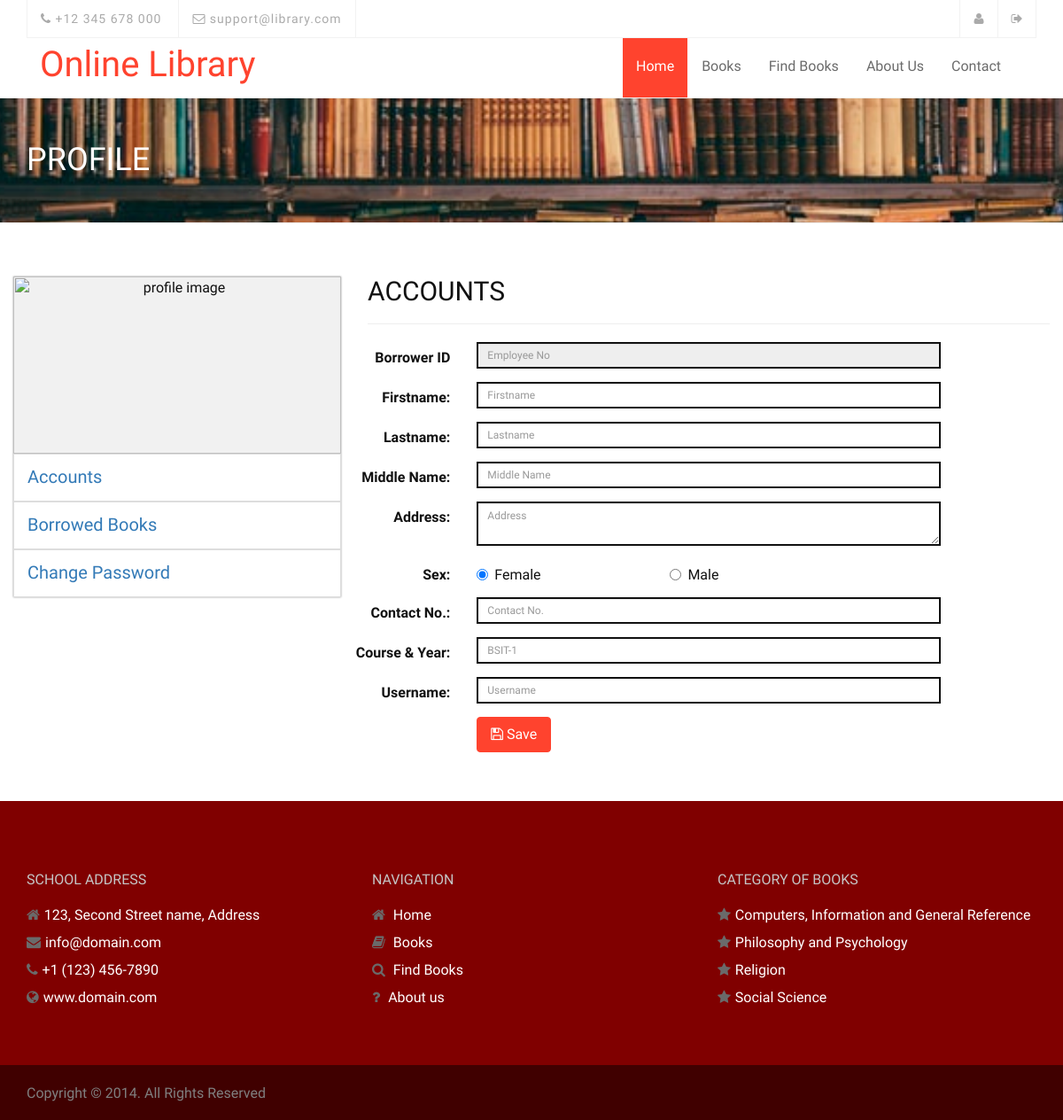
Page /borrower/index.php (signed in) on the committed database.
### tables this page shows
CREATE TABLE `tblcategory` (
  `CategoryId` int(11) NOT NULL,
  `Category` varchar(125) NOT NULL,
  `DDecimal` varchar(90) NOT NULL
);

### borrower/index.php (called while the page is built, shortened)
<?php
require_once("../include/initialize.php");
require_once ("../theme/templates.php");
?>

### include/database.php (called while the page is built, shortened)
<?php
class Database {
	var $sql_string = '';
	private $conn;
	public function open_connection() {
		$this->conn = mysqli_connect(server, user, pass);
		if (!$this->conn) {
			throw new Exception("Failed to connect to the database server: " . mysqli_connect_error());
		} else {
			$db_select = mysqli_select_db($this->conn, database_name);
		}
	}
	function setQuery($sql='') {
		$this->sql_string=$sql;
	}
	function executeQuery() {
		$result = mysqli_query($this->conn,$this->sql_string);
		return $result;
	}
	private function confirm_query($result) {
		return $result;
	}
	function loadResultList( $key='' ) {
		$cur = $this->executeQuery();
		$array = array();
		while ($row = mysqli_fetch_object($cur)) {
			if ($key) {
				$array[$row->$key] = $row;
			} else {
				$array[] = $row;
			}
		}
		return $array;
	}
}
$mydb = new Database();
?>

### theme/templates.php (the view, shortened to what this page needs)
<!DOCTYPE html>
<?php  $q = isset($_GET['q']) ? $_GET['q'] :'';?>
<html lang="en">
    <head>
        <link rel="stylesheet" href="<?php echo web_root;?>asset/bootstrap/css/bootstrap.min.css" type="text/css">
        <link rel="stylesheet" href="<?php echo web_root;?>asset/font-awesome/css/font-awesome.min.css" type="text/css">
        <link rel="stylesheet" href="<?php echo web_root;?>asset/css/owl.carousel.css" type="text/css">
        <link rel="stylesheet" href="<?php echo web_root;?>asset/css/owl.theme.css" type="text/css">
        <link rel="stylesheet" href="<?php echo web_root;?>asset/css/owl.transitions.css" type="text/css">
        <link rel="stylesheet" type="text/css" href="<?php echo web_root;?>asset/css/animate.css">
        <link rel="stylesheet" type="text/css" href="<?php echo web_root;?>asset/css/lightbox.css">
        <link rel="stylesheet" type="text/css" href="<?php echo web_root;?>asset/css/style.css">
        <link rel="stylesheet" type="text/css" href="<?php echo web_root;?>asset/css/responsive.css">
        <link href="<?php echo web_root;?>admin/dist/css/datepicker.css" rel="stylesheet" />
        <link href="<?php echo web_root;?>admin/dist/css/dataTables.bootstrap4.min.css" rel="stylesheet" />
    </head>
    <body>
        <header class="clearfix">
            <div class="container">
                <div class="row">
                    <div class="col-md-12">
                        <div class="top-bar">
                            <div class="row">
                                <div class="col-md-6">
                                    <ul class="contact-details">
                                        <li><a href="#"><i class="fa fa-phone"></i> +12 345 678 000</a>
                                        </li>
                                        <li><a href="#"><i class="fa fa-envelope-o"></i> support@library.com</a>
                                        </li>
                                    </ul>
                                </div>
                                <div class="col-md-6">
                                    <ul class="social-list">
                                            <?php if (isset($_SESSION['BorrowerId'])) {
                                                echo '<li><a class="active" href="'.web_root.'logout.php"><i class="fa fa-sign-out"></i></a></li>';
                                                echo '<li><a class="active" href="'.web_root.'borrower/"><i class="fa fa-user"></i></a></li>';
                                            }else{
                                                echo '<li><a class="active" href="'.web_root.'index.php?q=login"><i class="fa fa-lock"></i></a></li>';
                                            }
                                        ?>
                                    </ul>
                                </div>
                            </div>
                        </div>
                    </div>
                </div>
            </div>
            <div class="navbar navbar-default navbar-top">
                <div class="container">
                    <div class="navbar-header">
                        <a class="navbar-brand" href="<?php echo web_root;?>">Online Library</a>
                    </div>
                    <div class="navbar-collapse collapse">
                        <ul class="nav navbar-nav navbar-right">
                            <li>
                                <a class="<?php echo ($q=='')? 'active' : ''?>" href="<?php echo web_root;?>">Home</a>
                            </li>
                            <li >
                                <a class="<?php echo ($q=='books' || $q=='borrow' || $q=='bookdetails')? 'active' : ''?>" href="<?php echo web_root;?>index.php?q=books">Books</a>
                            </li>
                            <li>
                                <a  class="<?php echo ($q=='find')? 'active' : ''?>" href="<?php echo web_root;?>index.php?q=find">Find Books</a>
                            </li>
                            <li>
                                <a  class="<?php echo ($q=='about')? 'active' : ''?>" href="<?php echo web_root;?>index.php?q=about">About Us</a>
                            </li>
                            <li >
                            	<a class="<?php echo ($q=='contact')? 'active' : ''?>" href="<?php echo web_root;?>index.php?q=contact">Contact</a>
                            </li>
                        </ul>
                    </div>
                </div>
            </div>
        </header>
        <section id="footer-section" class="footer-section">
            <div class="container">
                <div class="row">
                    <div class="col-md-4">
                        <div class="section-heading-2">
                            <h3 class="section-title">
                                <span>School Address</span>
                            </h3>
                        </div>
                        <div class="footer-address">
                            <ul>
                                <li class="footer-contact"><i class="fa fa-home"></i>123, Second Street name, Address</li>
                                <li class="footer-contact"><i class="fa fa-envelope"></i><a href="#">info@domain.com</a></li>
                                <li class="footer-contact"><i class="fa fa-phone"></i>+1 (123) 456-7890</li>
                                <li class="footer-contact"><i class="fa fa-globe"></i><a href="#" target="_blank">www.domain.com</a></li>
                            </ul>
                        </div>
                    </div>
                    <div class="col-md-4">
                        <div class="section-heading-2">
                            <h3 class="section-title">
                                <span>Navigation</span>
                            </h3>
                        </div>
                        <div class="footer-address">
                            <ul>
                                <li class="footer-contact"><i class="fa fa-home"></i> <a href="<?php echo web_root;?>" target="_blank">Home</a></li>
                                <li class="footer-contact"><i class="fa fa-book"></i> <a href="<?php echo web_root;?>index.php?q=books">Books</a></li>
                                <li class="footer-contact"><i class="fa fa-search"></i> <a href="<?php echo web_root;?>index.php?q=find" target="_blank">Find Books</a></li>
                                <li class="footer-contact"><i class="fa fa-question"></i> <a href="#" target="<?php echo web_root;?>index.php?q=about">About us</a></li>
                            </ul>
                        </div>
                    </div>
                    <div class="col-md-4">
                        <div class="section-heading-2">
                            <h3 class="section-title">
                                <span>Category of Books</span>
                            </h3>
                        </div>
                        <div class="footer-address">
                            <ul>
                                <?php
                                    $sql = "SELECT * FROM tblcategory LIMIT 4";
                                    $mydb->setQuery($sql);
                                    $res = $mydb->loadResultList();
                                    foreach ($res as $object) {
                                        echo '<li class="footer-contact"><i class="fa fa-star"></i>'.$object->Category.'</li>';
                                    }
                                ?>
                            </ul>
                        </div>
                    </div>
                </div>
            </div>
        </section>
        <div id="copyright-section" class="copyright-section">
            <div class="container">
                <div class="row">
                    <div class="col-md-7">
                        <div class="copyright">
                            Copyright © 2014. All Rights Reserved
                        </div>
                    </div>
                </div>
            </div>
        </div>
    </body>
</html>

### asset/css/lightbox.css (style rules this page uses)
body:after { content: url(../images/close.png) url(../images/loading.gif) url(../images/prev.png) url(../images/next.png); display: none; }

### asset/css/style.css (style rules this page uses)
body { font-family: 'PT Sans Narrow', Arial, sans-serif; font-size: 16px; color: #111; line-height: 21px; -webkit-font-smoothing: antialiased !important; -moz-osx-font-smoothing: grayscale !important; text-rendering: optimizeLegibility !important; font-smoothing: antialiased !important; vertical-align: baseline; }
ul, ol { list-style: none; }
ul { padding: 0; margin: 0; }
a { transition: color 0.2s ease-in-out; -moz-transition: color 0.2s ease-in-out; -webkit-transition: color 0.2s ease-in-out; -o-transition: color 0.2s ease-in-out; }
a, a:hover, a:focus, a:active { outline: 0; text-decoration: none; }
h1, h2, h3, h4, h5, h6 { font-family: 'Oswald', Arial, sans-serif; font-weight: 400; text-transform: uppercase; margin-top: 0; margin-bottom: 0; }
.section-title { margin-bottom: 80px; }
.top-bar { background-color: #fff; border-bottom: 1px solid #f2f2f2; }
.top-bar a { color: #aaa; }
.top-bar .contact-details { //border-left: 1px solid #f2f2f2; //padding-top: 8px; }
.top-bar .contact-details li { display: inline-block; padding: 5px 15px; //font-size: 18px; line-height: 32px; border-left: 1px solid #f2f2f2; }
.top-bar .contact-details li:last-child { border-right: 1px solid #f2f2f2; }
.top-bar .contact-details li a:before { color: #aaa; }
.top-bar .contact-details li:first-child a:before { display: none; }
.top-bar .contact-details li a { font-size: 14px; letter-spacing: 1px; display: block; line-height: 32px; }
ul.social-list li { float: right; border-left: 1px solid #f2f2f2; }
ul.social-list li a { display: inline-block; transition: background 0.3s; -webkit-transition: background 0.3s; -moz-transition: background 0.3s; -o-transition: background 0.3s; }
ul.social-list li:first-child { border-right: 1px solid #f2f2f2; }
ul.social-list li a i { font-size: 14px; display: block; width: 42px; height: 42px; line-height: 42px; text-align: center; -webkit-transition: all 0.3s; -moz-transition: all 0.3s; -o-transition: all 0.3s; transition: all 0.3s; }
.navbar { margin-bottom: 0; background: #fff; border-bottom: 1px solid #f2f2f2 !important; border: none; border-radius: 0; -webkit-border-radius: 0; -moz-border-radius: 0; -o-border-radius: 0; }
.navbar-brand { position: relative; //padding: 27px 0; padding-top: 0; margin: 0!important; transition: all 0.3s ease-in-out; -moz-transition: all 0.3s ease-in-out; -webkit-transition: all 0.3s ease-in-out; -o-transition: all 0.3s ease-in-out; }
a.navbar-brand { font-family: "Kaushan Script","Helvetica Neue",Helvetica,Arial,cursive; font-size: 40px; padding-top: 20px; color: #ff432e !important; }
.navbar-default .navbar-nav { margin-right: 10px!important; position: relative; transition: all 0.4s ease-in-out; -moz-transition: all 0.4s ease-in-out; -webkit-transition: all 0.4s ease-in-out; -o-transition: all 0.4s ease-in-out; }
.navbar-default .navbar-nav > li { margin-left: 1px; }
.navbar-default .navbar-nav > li:first-child { margin-left: 0; }
.navbar-default .navbar-nav > li > a { color: #6b6b6b; display: block; font-size: 16px; line-height: 10px; font-weight: 500; padding: 25px 15px 30px; overflow: hidden; border-top: 2px solid transparent; transition: all 0.3s ease-in-out; -moz-transition: all 0.3s ease-in-out; -webkit-transition: all 0.3s ease-in-out; -o-transition: all 0.3s ease-in-out; }
.navbar-default .navbar-nav > li > a.active, .navbar-default .navbar-nav > li:hover > a { border-top: 2px solid #FF432E; color: #fff; background: #FF432E; //padding: 25px 15px 30px; }
.footer-section { border-bottom: 1px solid #800000; background: #800000; color: #fff; font-weight: 400; padding: 80px 0 60px; }
.footer-section .section-title { color: #c5c5c5; }
.footer-section .section-heading-2 span:after { background: #434343; }
.footer-section .section-heading-2 .section-title:after { background-color: #363636; }
.footer-section .section-heading-2 h3 { font-size: 16px; margin-bottom: 15px; }
.footer-address ul li { padding: 5px 0; }
.footer-address ul li .fa { color: #6a6a6a; font-size: 16px; margin-right: 5px; }
.footer-address ul li a { color: #fff; }
.copyright-section { border-top: 1px solid #400000; font-size: 12px; padding: 20px 0; background: #400000; color: #7f7f7f; }
.copyright { font-size: 16px; }

### rows in the picture
tblcategory: Category "Computers, Information and General Reference"
tblcategory: Category "Philosophy and Psychology"
tblcategory: Category "Religion"
tblcategory: Category "Social Science"

### other values in the picture
$bTitle "ACCOUNTS"
